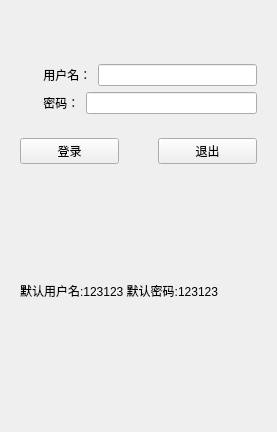
<?xml version="1.0" encoding="UTF-8"?>
<ui version="4.0">
 <class>LoginBox</class>
 <widget class="QWidget" name="LoginBox">
  <property name="geometry">
   <rect>
    <x>0</x>
    <y>0</y>
    <width>277</width>
    <height>432</height>
   </rect>
  </property>
  <property name="windowTitle">
   <string>Form</string>
  </property>
  <layout class="QVBoxLayout" name="verticalLayout">
   <item>
    <widget class="QWidget" name="widget" native="true">
     <layout class="QHBoxLayout" name="horizontalLayout">
      <item>
       <spacer name="horizontalSpacer">
        <property name="orientation">
         <enum>Qt::Horizontal</enum>
        </property>
        <property name="sizeHint" stdset="0">
         <size>
          <width>11</width>
          <height>20</height>
         </size>
        </property>
       </spacer>
      </item>
      <item>
       <widget class="QLabel" name="label_3">
        <property name="maximumSize">
         <size>
          <width>200</width>
          <height>200</height>
         </size>
        </property>
        <property name="text">
         <string/>
        </property>
        <property name="pixmap">
         <pixmap>../image/index.jpg</pixmap>
        </property>
        <property name="scaledContents">
         <bool>true</bool>
        </property>
       </widget>
      </item>
      <item>
       <spacer name="horizontalSpacer_2">
        <property name="orientation">
         <enum>Qt::Horizontal</enum>
        </property>
        <property name="sizeHint" stdset="0">
         <size>
          <width>12</width>
          <height>20</height>
         </size>
        </property>
       </spacer>
      </item>
     </layout>
    </widget>
   </item>
   <item>
    <widget class="QWidget" name="widget_2" native="true">
     <layout class="QVBoxLayout" name="verticalLayout_2">
      <item>
       <layout class="QHBoxLayout" name="horizontalLayout_2" stretch="1,4">
        <item>
         <widget class="QLabel" name="label">
          <property name="styleSheet">
           <string notr="true">font: 75 11pt &quot;Aharoni&quot;;</string>
          </property>
          <property name="text">
           <string>       用户名：</string>
          </property>
         </widget>
        </item>
        <item>
         <widget class="QLineEdit" name="lineEdit"/>
        </item>
       </layout>
      </item>
      <item>
       <layout class="QHBoxLayout" name="horizontalLayout_3" stretch="1,4">
        <item>
         <widget class="QLabel" name="label_2">
          <property name="styleSheet">
           <string notr="true">font: 75 11pt &quot;Aharoni&quot;;</string>
          </property>
          <property name="text">
           <string>       密码：</string>
          </property>
         </widget>
        </item>
        <item>
         <widget class="QLineEdit" name="lineEdit_2"/>
        </item>
       </layout>
      </item>
     </layout>
    </widget>
   </item>
   <item>
    <widget class="QWidget" name="widget_3" native="true">
     <layout class="QVBoxLayout" name="verticalLayout_3" stretch="2,1">
      <item>
       <layout class="QHBoxLayout" name="horizontalLayout_4" stretch="3,1,3">
        <item>
         <widget class="QPushButton" name="pushButton">
          <property name="text">
           <string>登录</string>
          </property>
         </widget>
        </item>
        <item>
         <spacer name="horizontalSpacer_3">
          <property name="orientation">
           <enum>Qt::Horizontal</enum>
          </property>
          <property name="sizeHint" stdset="0">
           <size>
            <width>40</width>
            <height>20</height>
           </size>
          </property>
         </spacer>
        </item>
        <item>
         <widget class="QPushButton" name="pushButton_2">
          <property name="text">
           <string>退出</string>
          </property>
         </widget>
        </item>
       </layout>
      </item>
      <item>
       <widget class="QLabel" name="label_4">
        <property name="styleSheet">
         <string notr="true">font: 10pt &quot;新宋体&quot;;</string>
        </property>
        <property name="text">
         <string>默认用户名:123123 默认密码:123123</string>
        </property>
       </widget>
      </item>
     </layout>
    </widget>
   </item>
  </layout>
 </widget>
 <resources/>
 <connections/>
</ui>
